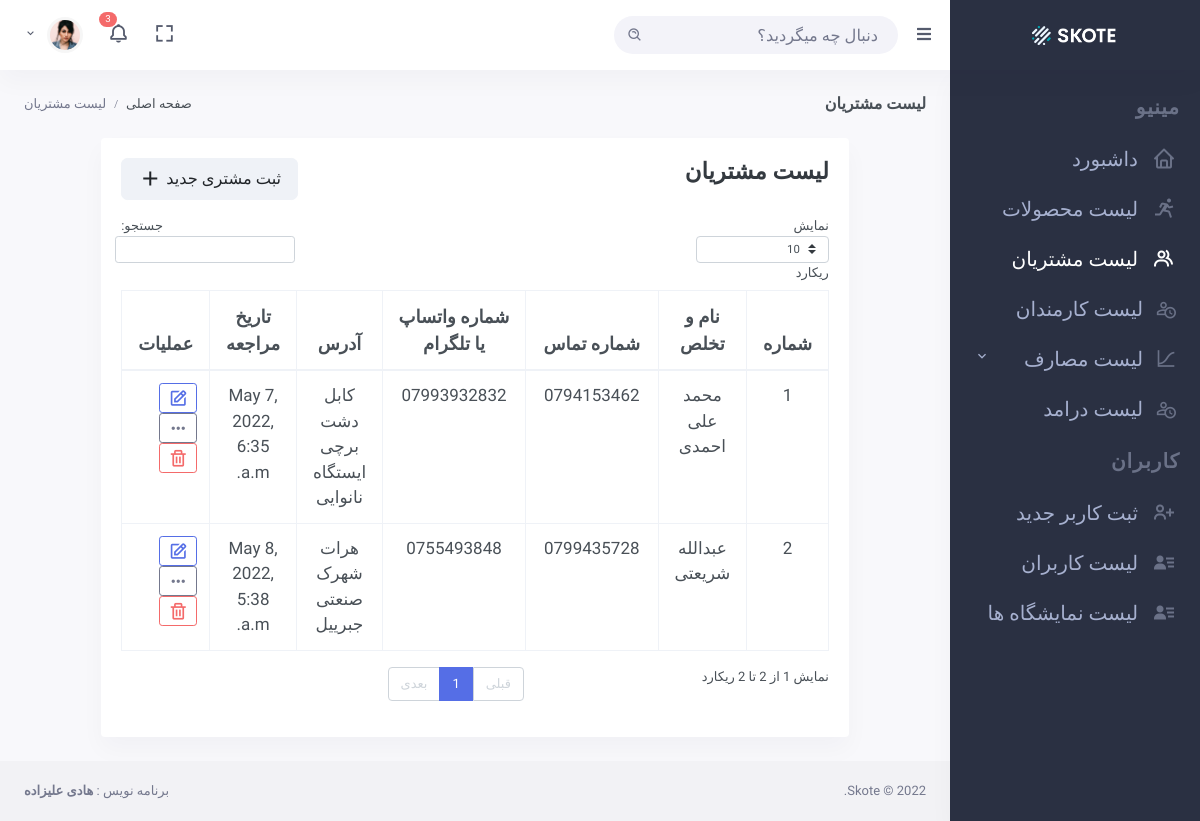
Page /customer/list/ (signed in) on the committed database.
### base/models.py (models this page shows, shortened)
class Customer(models.Model):
    first_name = models.CharField(max_length=255)
    last_name = models.CharField(max_length=255)
    address = models.CharField(max_length=500)
    phone_number = models.CharField(max_length=100)
    social_number = models.CharField(max_length=100)
    created_at = models.DateTimeField(auto_now_add=True)

### users/decorators.py (the view)
        def wrapper_func(request, *args, **kwargs):
            group = None
            if request.user.groups.exists():
                group = request.user.groups.all()[0].name
            if group in groups:
                return view_func(request, *args, **kwargs)
            else:
                return redirect("unauthorize")

### base/views/customer_views.py (called while the page is built)
@login_required(login_url="login")
@allowed_groups(groups=['admin'])
def customer_list_view(request):
    customers = Customer.objects.all()
    exhibitions = Exhibition.objects.all()
    context = {
        "customers" : customers,
        "exhibitions" : exhibitions
    }
    return render(request, "base/customers/list.html", context)

### base/templates/base/customers/list.html (shortened to what this page needs)
{% extends 'base.html' %}
{% load jalali_tags %}
{% block page_title %}
لیست مشتریان
{% endblock page_title %}
{% block breadcrumb %}
<ol class="breadcrumb m-0">
    <li class="breadcrumb-item"><a href="/">صفحه اصلی</a></li>
    <li class="breadcrumb-item active">لیست مشتریان</li>
</ol>
{% endblock breadcrumb %}
{% block content %}
    <div class="row">
        <div class="col-lg-10 m-auto">
            <div class="card">
                <div class="card-body">
                    <div class="row mb-3">
                        <div class="col-lg-6">
                            <h3 class="text-dark" style="font-weight: bold;">لیست مشتریان</h3>
                        </div>
                        <div class="col-lg-6">
                            <button
                            data-toggle="modal"
                            data-target="#create-customer"
                            class="float-right btn btn-light btn-lg">ثبت مشتری جدید <i class="bx bx-plus align-middle font-size-24"></i></button>
                        </div>
                    </div>
                    <table id="datatable" class="table table-bordered dt-responsive nowrap"
                        style="border-collapse: collapse; border-spacing: 0; width: 100%;">
                            <thead>
                                <tr>
                                    <th class="text-center font-size-18">شماره</th>
                                    <th class="text-center font-size-18">نام و تخلص</th>
                                    <th class="text-center font-size-18">شماره تماس</th>
                                    <th class="text-center font-size-18">شماره واتساپ یا تلگرام</th>
                                    <th class="text-center font-size-18">آدرس</th>
                                    <th class="text-center font-size-18">تاریخ مراجعه</th>
                                    <th class="text-center font-size-18">عملیات</th>
                                </tr>
                            </thead>
                            <tbody>
                                {% for customer in customers %}
                                <tr>
                                        <td class="font-size-17 text-center">{{forloop.counter}}</td>
                                        <td class="font-size-17 text-center">{{customer.first_name}} {{customer.last_name}}</td>
                                        <td class="font-size-17 text-center">{{customer.phone_number}}</td>
                                        <td class="font-size-17 text-center">{{customer.social_number}}</td>
                                        <td class="font-size-17 text-center">{{customer.address}}</td>
                                        <td class="font-size-17 text-center">{{customer.created_at|to_jalali:"%Y-%m-%d"}}</td>
                                        <td>
                                            <button
                                            data-toggle="modal"
                                            data-target="#update-customer"
                                            data-name="{{customer.first_name}}"
                                            data-last="{{customer.last_name}}"
                                            data-phone="{{customer.phone_number}}"
                                            data-social="{{customer.social_number}}"
                                            data-address="{{customer.address}}"
                                            data-id="{{customer.id}}"
                                            class="btn btn-outline-primary btn-sm edit-btns">
                                                <i class="bx bx-edit align-middle font-size-20"></i>
                                            </button>
                                            <a href="{% url 'create-order' customer.pk %}" class="btn btn-outline-secondary btn-sm">
                                                <i class="bx bx-dots-horizontal-rounded align-middle font-size-20 "></i>
                                            </a>
                                            <button
                                            data-toggle="modal"
                                            data-target="#delete-customer"
                                            data-name="{{customer.first_name}}"
                                            data-last="{{customer.last_name}}"
                                            data-id="{{customer.id}}"
                                            class="btn btn-outline-danger btn-sm delete-btns">
                                                <i class="bx bx-trash align-middle font-size-20"></i>
                                            </button>
                                        </td>
                                    </tr>
                                {% endfor %}
                            </tbody>
                    </table>
                </div>
            </div>
        </div>
    </div>
{% endblock content %}

### static/assets/css/custom.css (style rules this page uses)
body { font-family: 'Baloo Bhaijaan 2', cursive !important; }

### rows in the picture
Customer: first_name "محمد علی", last_name "احمدی", phone_number "0794153462", social_number "07993932832", address "کابل دشت برچی ایستگاه نانوایی", created_at|to_jalali "May 7, 2022, 6:35 a.m."
Customer: first_name "عبدالله", last_name "شریعتی", phone_number "0799435728", social_number "0755493848", address "هرات شهرک صنعتی جبرییل", created_at|to_jalali "May 8, 2022, 5:38 a.m."
